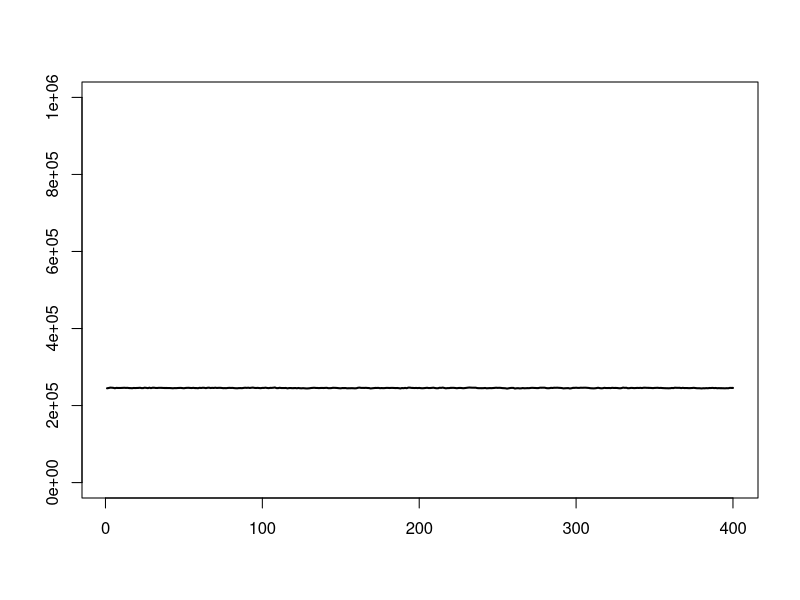
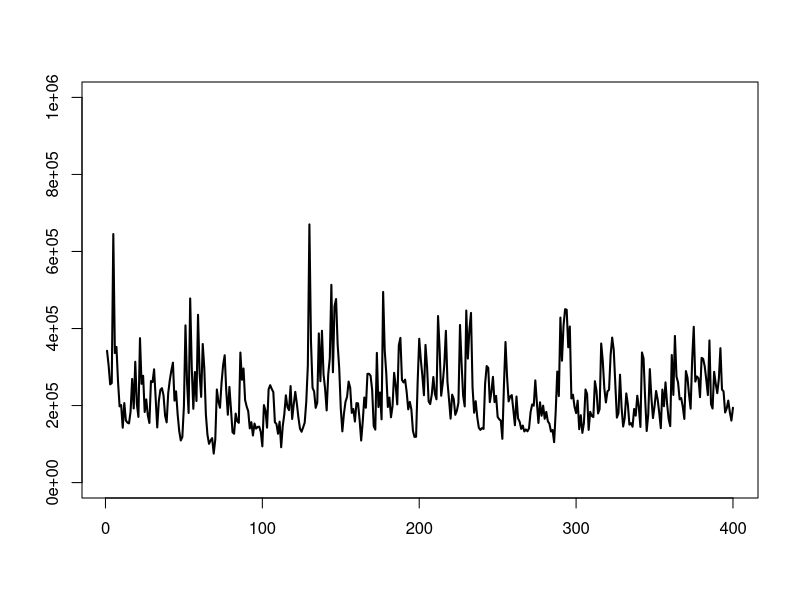
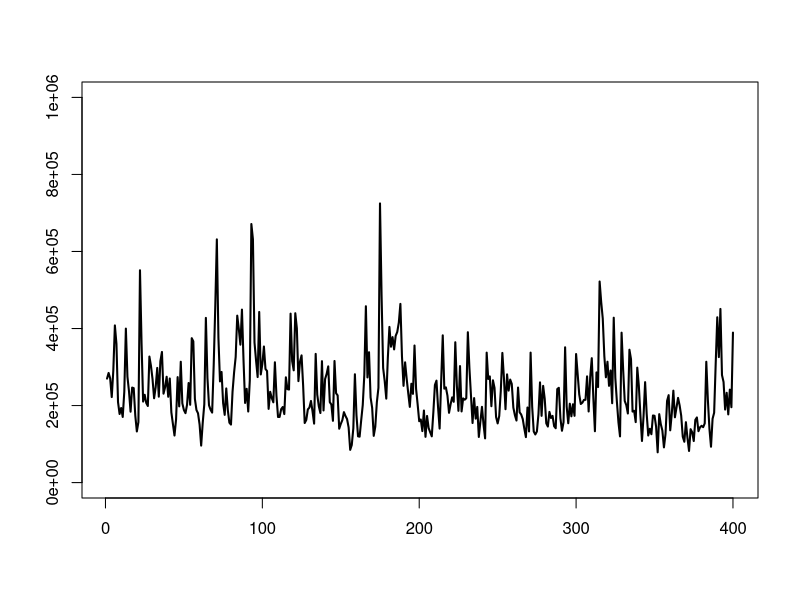
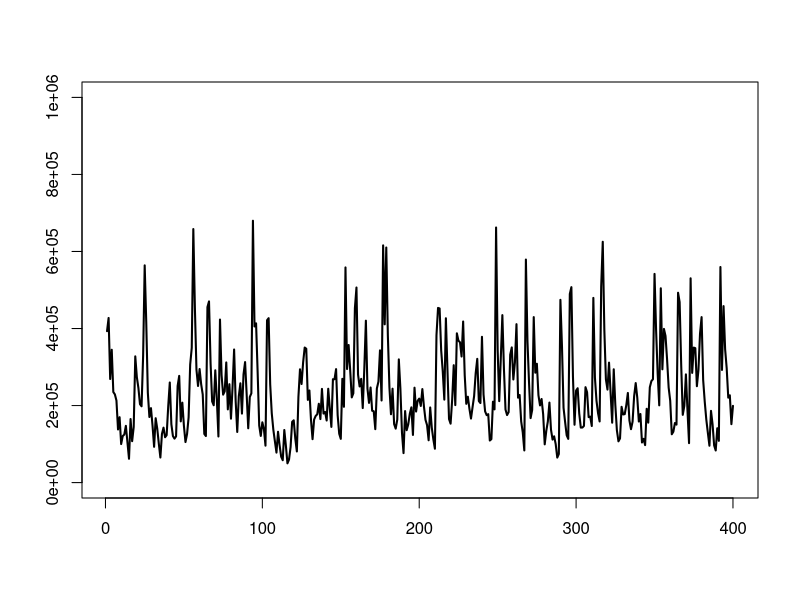

The R source for these figures, in order:
# ==============================================================================
# Figure 2: Representative population trajectories
#
# Purpose:
#   Reproduce the four panels of Fig. 2 for the manuscript
#   "Demographic stochasticity can drive population variability even in large
#   populations".
#
# Description:
#   Simulates female age-structured population dynamics under four combinations
#   of reproductive overdispersion (phi) and environmental variability
#   (sigma_E), and saves each panel as a separate PDF.
#
# Output:
#   figure/Fig2a_phi100_sigmaE0.pdf
#   figure/Fig2b_phi100_sigmaE06.pdf
#   figure/Fig2c_phi1e-5_sigmaE0.pdf
#   figure/Fig2d_phi1e-5_sigmaE06.pdf
#
# Dependencies:
#   Base R only.
# ==============================================================================

## Poisson-lognormal draw with specified arithmetic mean and variance
rPLN <- function(mu, var) {
  if (mu <= 0) return(0L)
  if (var <= mu) return(rpois(1, mu))
  sigma2 <- log(1 + (var - mu) / mu^2)
  lambda <- rlnorm(1, log(mu) - 0.5 * sigma2, sqrt(sigma2))
  rpois(1, lambda)
}

## Run one age-structured population simulation
simulate_population <- function(phi, sigmaE, seed = 1, years = 1000) {
  set.seed(seed)

  age <- 0:9
  maturity <- as.integer(age >= 3)
  survival <- rep(0.5, length(age))
  weight <- (1 - exp(-0.25 * (age + 1.5)))^3
  alpha <- 2000
  beta <- 0.001

  A <- matrix(0L, nrow = years, ncol = length(age))
  A[1, ] <- c(10000L, rep(0L, length(age) - 1))

  N <- numeric(years)
  Nb <- numeric(years)
  recruitment <- numeric(years)

  for (t in seq_len(years)) {

    ## Binomial survival at each age
    A[t, ] <- rbinom(length(age), A[t, ], survival)

    ## Mature females contributing to reproduction
    mature <- rbinom(length(age), A[t, ], maturity)
    N[t] <- sum(mature)

    if (N[t] >= 2) {
      freq <- mature / N[t]
      m1 <- sum(weight * freq)
      m2 <- sum(weight^2 * freq)

      ## Effective number of female breeders
      cfac <- (1 + 1 / phi) * m2 / m1^2
      Nb[t] <- min((N[t] - 1) / cfac + 1, N[t])

      ## Mean recruitment from the Beverton-Holt function
      SSB <- sum(mature * weight)
      Rmean <- alpha * SSB / (1 + beta * SSB)

      ## Recruitment variance
      if (Nb[t] > 1 && Rmean > 0) {
        nonPoisson <- 1 + (1 - Nb[t] / N[t]) / (Nb[t] - 1)
        varR <- Rmean + Rmean^2 * (exp(sigmaE^2) * nonPoisson - 1)
        recruitment[t] <- rPLN(Rmean, max(varR, Rmean))
      }
    }

    if (t < years) {
      A[t + 1, ] <- c(as.integer(recruitment[t]), A[t, -length(age)])
    }
  }

  list(N = N, Nb = Nb)
}

## Four parameter combinations corresponding to Fig. 2a-d
scenarios <- data.frame(
  panel  = c("a", "b", "c", "d"),
  phi    = c(1e2, 1e2, 1e-5, 1e-5),
  sigmaE = c(0.0, 0.6, 0.0, 0.6),
  seed   = c(1, 2, 3, 4)
)

## Plot years after the 500-year burn-in
plot_years <- 501:900

## Create output directory in the repository root
dir.create("figure", showWarnings = FALSE)

for (i in seq_len(nrow(scenarios))) {

  sim <- simulate_population(
    phi = scenarios$phi[i],
    sigmaE = scenarios$sigmaE[i],
    seed = scenarios$seed[i]
  )

  phi_label <- if (scenarios$phi[i] == 1e2) "phi100" else "phi1e-5"
  sigma_label <- if (scenarios$sigmaE[i] == 0) "sigmaE0" else "sigmaE06"

  outfile <- file.path(
    "figure",
    paste0("Fig2", scenarios$panel[i], "_", phi_label, "_", sigma_label, ".pdf")
  )

  pdf(outfile, width = 5, height = 5, pointsize = 12, bg = "white")
  plot(
    seq_along(plot_years),
    sim$N[plot_years],
    type = "l",
    lwd = 2,
    ylim = c(0, 1e6),
    xlab = "",
    ylab = ""
  )
  dev.off()
}
